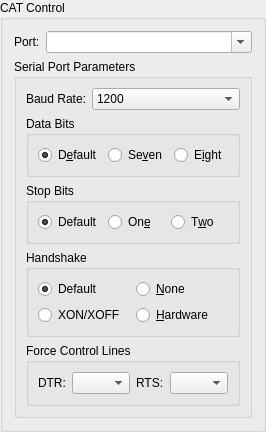
        <widget class="QGroupBox" name="CAT_control_group_box">
         <property name="sizePolicy">
          <sizepolicy hsizetype="Preferred" vsizetype="Preferred">
           <horstretch>0</horstretch>
           <verstretch>0</verstretch>
          </sizepolicy>
         </property>
         <property name="toolTip">
          <string>Settings that control your CAT interface.</string>
         </property>
         <property name="title">
          <string>CAT Control</string>
         </property>
         <layout class="QVBoxLayout" name="verticalLayout_3">
          <item>
           <layout class="QFormLayout" name="formLayout">
            <property name="fieldGrowthPolicy">
             <enum>QFormLayout::ExpandingFieldsGrow</enum>
            </property>
            <item row="0" column="0">
             <widget class="QLabel" name="CAT_port_label">
              <property name="text">
               <string>Port:</string>
              </property>
              <property name="buddy">
               <cstring>CAT_port_combo_box</cstring>
              </property>
             </widget>
            </item>
            <item row="0" column="1">
             <widget class="QComboBox" name="CAT_port_combo_box">
              <property name="sizePolicy">
               <sizepolicy hsizetype="MinimumExpanding" vsizetype="Fixed">
                <horstretch>1</horstretch>
                <verstretch>0</verstretch>
               </sizepolicy>
              </property>
              <property name="toolTip">
               <string>Serial port used for CAT control.</string>
              </property>
              <property name="editable">
               <bool>true</bool>
              </property>
              <property name="currentText">
               <string/>
              </property>
              <property name="insertPolicy">
               <enum>QComboBox::NoInsert</enum>
              </property>
             </widget>
            </item>
           </layout>
          </item>
          <item>
           <widget class="QGroupBox" name="CAT_serial_port_parameters_group_box">
            <property name="sizePolicy">
             <sizepolicy hsizetype="Preferred" vsizetype="MinimumExpanding">
              <horstretch>0</horstretch>
              <verstretch>0</verstretch>
             </sizepolicy>
            </property>
            <property name="accessibleName">
             <string>Serial Port Parameters</string>
            </property>
            <property name="title">
             <string>Serial Port Parameters</string>
            </property>
            <layout class="QVBoxLayout" name="verticalLayout">
             <item>
              <layout class="QFormLayout" name="formLayout_5">
               <property name="fieldGrowthPolicy">
                <enum>QFormLayout::ExpandingFieldsGrow</enum>
               </property>
               <item row="0" column="0">
                <widget class="QLabel" name="CAT_baud_label">
                 <property name="text">
                  <string>Baud Rate:</string>
                 </property>
                 <property name="buddy">
                  <cstring>CAT_serial_baud_combo_box</cstring>
                 </property>
                </widget>
               </item>
               <item row="0" column="1">
                <widget class="QComboBox" name="CAT_serial_baud_combo_box">
                 <property name="sizePolicy">
                  <sizepolicy hsizetype="MinimumExpanding" vsizetype="Fixed">
                   <horstretch>0</horstretch>
                   <verstretch>0</verstretch>
                  </sizepolicy>
                 </property>
                 <property name="toolTip">
                  <string>Serial port data rate which must match the setting of your radio.</string>
                 </property>
                 <property name="currentIndex">
                  <number>0</number>
                 </property>
                 <item>
                  <property name="text">
                   <string>1200</string>
                  </property>
                 </item>
                 <item>
                  <property name="text">
                   <string>2400</string>
                  </property>
                 </item>
                 <item>
                  <property name="text">
                   <string>4800</string>
                  </property>
                 </item>
                 <item>
                  <property name="text">
                   <string>9600</string>
                  </property>
                 </item>
                 <item>
                  <property name="text">
                   <string>19200</string>
                  </property>
                 </item>
                 <item>
                  <property name="text">
                   <string>38400</string>
                  </property>
                 </item>
                 <item>
                  <property name="text">
                   <string>57600</string>
                  </property>
                 </item>
                 <item>
                  <property name="text">
                   <string>115200</string>
                  </property>
                 </item>
                </widget>
               </item>
              </layout>
             </item>
             <item>
              <widget class="QGroupBox" name="CAT_data_bits_group_box">
               <property name="toolTip">
                <string>&lt;html&gt;&lt;head/&gt;&lt;body&gt;&lt;p&gt;Number of data bits used to communicate with your radio's CAT interface (usually eight).&lt;/p&gt;&lt;/body&gt;&lt;/html&gt;</string>
               </property>
               <property name="accessibleName">
                <string>Data bits</string>
               </property>
               <property name="title">
                <string>Data Bits</string>
               </property>
               <layout class="QHBoxLayout" name="horizontalLayout_4">
                <item>
                 <widget class="QRadioButton" name="CAT_default_bit_radio_button">
                  <property name="text">
                   <string>D&amp;efault</string>
                  </property>
                  <property name="checked">
                   <bool>true</bool>
                  </property>
                  <attribute name="buttonGroup">
                   <string notr="true">CAT_data_bits_button_group</string>
                  </attribute>
                 </widget>
                </item>
                <item>
                 <widget class="QRadioButton" name="CAT_7_bit_radio_button">
                  <property name="text">
                   <string>Se&amp;ven</string>
                  </property>
                  <property name="autoExclusive">
                   <bool>true</bool>
                  </property>
                  <attribute name="buttonGroup">
                   <string notr="true">CAT_data_bits_button_group</string>
                  </attribute>
                 </widget>
                </item>
                <item>
                 <widget class="QRadioButton" name="CAT_8_bit_radio_button">
                  <property name="text">
                   <string>E&amp;ight</string>
                  </property>
                  <property name="checked">
                   <bool>false</bool>
                  </property>
                  <attribute name="buttonGroup">
                   <string notr="true">CAT_data_bits_button_group</string>
                  </attribute>
                 </widget>
                </item>
               </layout>
              </widget>
             </item>
             <item>
              <widget class="QGroupBox" name="CAT_stop_bits_group_box">
               <property name="toolTip">
                <string>&lt;html&gt;&lt;head/&gt;&lt;body&gt;&lt;p&gt;Number of stop bits used when communicating with your radio's CAT interface&lt;/p&gt;&lt;p&gt;(consult you radio's manual for details).&lt;/p&gt;&lt;/body&gt;&lt;/html&gt;</string>
               </property>
               <property name="accessibleName">
                <string>Stop bits</string>
               </property>
               <property name="title">
                <string>Stop Bits</string>
               </property>
               <layout class="QHBoxLayout" name="horizontalLayout_2">
                <item>
                 <widget class="QRadioButton" name="CAT_default_stop_bit_radio_button">
                  <property name="text">
                   <string>Default</string>
                  </property>
                  <property name="checked">
                   <bool>true</bool>
                  </property>
                  <attribute name="buttonGroup">
                   <string notr="true">CAT_stop_bits_button_group</string>
                  </attribute>
                 </widget>
                </item>
                <item>
                 <widget class="QRadioButton" name="CAT_one_stop_bit_radio_button">
                  <property name="text">
                   <string>On&amp;e</string>
                  </property>
                  <attribute name="buttonGroup">
                   <string notr="true">CAT_stop_bits_button_group</string>
                  </attribute>
                 </widget>
                </item>
                <item>
                 <widget class="QRadioButton" name="CAT_two_stop_bit_radio_button">
                  <property name="text">
                   <string>T&amp;wo</string>
                  </property>
                  <property name="checked">
                   <bool>false</bool>
                  </property>
                  <attribute name="buttonGroup">
                   <string notr="true">CAT_stop_bits_button_group</string>
                  </attribute>
                 </widget>
                </item>
               </layout>
              </widget>
             </item>
             <item>
              <widget class="QGroupBox" name="CAT_handshake_group_box">
               <property name="toolTip">
                <string>&lt;html&gt;&lt;head/&gt;&lt;body&gt;&lt;p&gt;Flow control protocol used between this computer and your radio's CAT interface (usually &amp;quot;None&amp;quot; but some require &amp;quot;Hardware&amp;quot;).&lt;/p&gt;&lt;/body&gt;&lt;/html&gt;</string>
               </property>
               <property name="accessibleName">
                <string>Handshake</string>
               </property>
               <property name="title">
                <string>Handshake</string>
               </property>
               <layout class="QGridLayout" name="gridLayout_11">
                <item row="0" column="0">
                 <widget class="QRadioButton" name="CAT_handshake_default_radio_button">
                  <property name="text">
                   <string>Default</string>
                  </property>
                  <property name="checked">
                   <bool>true</bool>
                  </property>
                  <attribute name="buttonGroup">
                   <string notr="true">CAT_handshake_button_group</string>
                  </attribute>
                 </widget>
                </item>
                <item row="0" column="1">
                 <widget class="QRadioButton" name="CAT_handshake_none_radio_button">
                  <property name="text">
                   <string>&amp;None</string>
                  </property>
                  <property name="checked">
                   <bool>false</bool>
                  </property>
                  <attribute name="buttonGroup">
                   <string notr="true">CAT_handshake_button_group</string>
                  </attribute>
                 </widget>
                </item>
                <item row="1" column="0">
                 <widget class="QRadioButton" name="CAT_handshake_xon_radio_button">
                  <property name="toolTip">
                   <string>Software flow control (very rare on CAT interfaces).</string>
                  </property>
                  <property name="text">
                   <string>XON/XOFF</string>
                  </property>
                  <attribute name="buttonGroup">
                   <string notr="true">CAT_handshake_button_group</string>
                  </attribute>
                 </widget>
                </item>
                <item row="1" column="1">
                 <widget class="QRadioButton" name="CAT_handshake_hardware_radio_button">
                  <property name="toolTip">
                   <string>Flow control using the RTS and CTS RS-232 control lines
not often used but some radios have it as an option and 
a few, particularly some Kenwood rigs, require it).</string>
                  </property>
                  <property name="text">
                   <string>&amp;Hardware</string>
                  </property>
                  <attribute name="buttonGroup">
                   <string notr="true">CAT_handshake_button_group</string>
                  </attribute>
                 </widget>
                </item>
               </layout>
              </widget>
             </item>
             <item>
              <widget class="QGroupBox" name="CAT_control_lines_group_box">
               <property name="toolTip">
                <string>Special control of CAT port control lines.</string>
               </property>
               <property name="accessibleName">
                <string>Force Control Lines</string>
               </property>
               <property name="title">
                <string>Force Control Lines</string>
               </property>
               <property name="checked">
                <bool>false</bool>
               </property>
               <layout class="QHBoxLayout" name="horizontalLayout_8">
                <item>
                 <layout class="QFormLayout" name="formLayout_8">
                  <item row="0" column="1">
                   <widget class="QComboBox" name="force_DTR_combo_box">
                    <item>
                     <property name="text">
                      <string/>
                     </property>
                    </item>
                    <item>
                     <property name="text">
                      <string>High</string>
                     </property>
                    </item>
                    <item>
                     <property name="text">
                      <string>Low</string>
                     </property>
                    </item>
                   </widget>
                  </item>
                  <item row="0" column="0">
                   <widget class="QLabel" name="force_DTR_label">
                    <property name="text">
                     <string>DTR:</string>
                    </property>
                    <property name="buddy">
                     <cstring>force_DTR_combo_box</cstring>
                    </property>
                   </widget>
                  </item>
                 </layout>
                </item>
                <item>
                 <layout class="QFormLayout" name="formLayout_9">
                  <item row="0" column="0">
                   <widget class="QLabel" name="force_RTS_label">
                    <property name="text">
                     <string>RTS:</string>
                    </property>
                    <property name="buddy">
                     <cstring>force_RTS_combo_box</cstring>
                    </property>
                   </widget>
                  </item>
                  <item row="0" column="1">
                   <widget class="QComboBox" name="force_RTS_combo_box">
                    <item>
                     <property name="text">
                      <string/>
                     </property>
                    </item>
                    <item>
                     <property name="text">
                      <string>High</string>
                     </property>
                    </item>
                    <item>
                     <property name="text">
                      <string>Low</string>
                     </property>
                    </item>
                   </widget>
                  </item>
                 </layout>
                </item>
               </layout>
              </widget>
             </item>
            </layout>
           </widget>
          </item>
         </layout>
        </widget>
